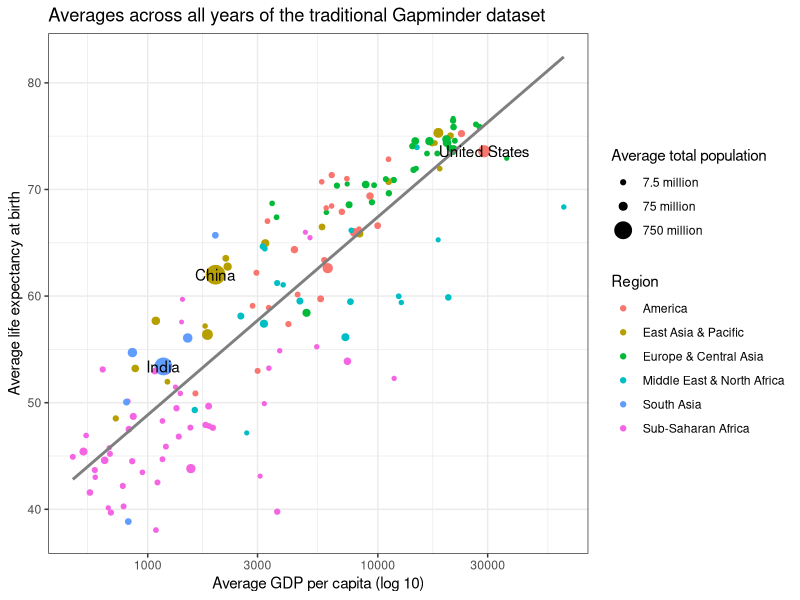

Generate this figure with R:
## ---- chunk 1

# Load required libraries

library(tidyverse)

## ---- chunk 2

# data comes from http://www.gapminder.org/

gap <- read_csv("data/gapminder_avg.csv")
names(gap) <- make.names(names(gap), unique=TRUE)

## ---- chunk 3

ggplot(gap, aes(x=Average.GDP.per.capita, y=Average.Life.expectancy.at.birth)) +
  geom_point(aes(size=Average.Total.population, color=Region)) +
  scale_x_log10() + 
  labs(x="Average GDP per capita (log 10)", y="Average life expectancy at birth", title="Averages across all years of the traditional Gapminder dataset") +
  scale_size_continuous(name="Average total population", breaks=c(7500000,75000000,750000000),labels=c("7.5 million","75 million","750 million")) +
  geom_smooth(method="lm", se=FALSE, color="gray50") +
  geom_text(data=gap %>% filter(Average.Total.population>200000000), aes(label=Country)) +
  theme_bw()

